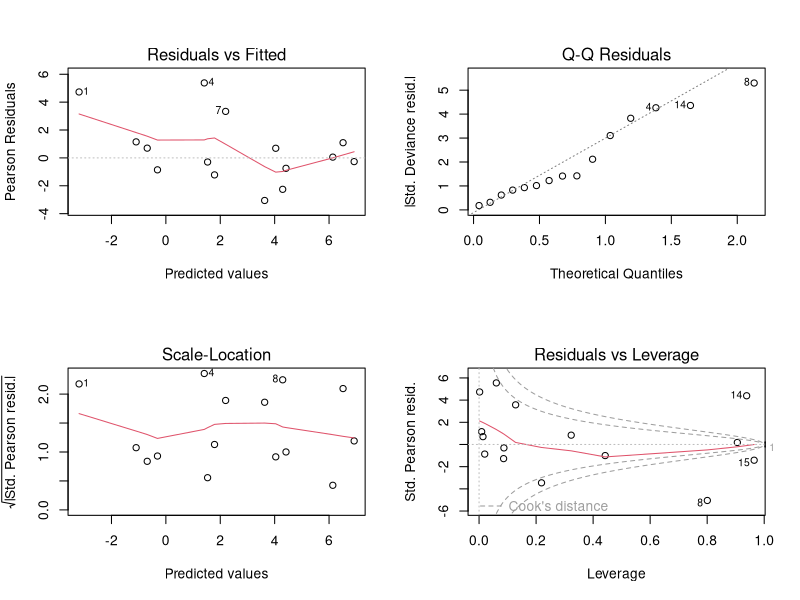

Generate this figure with R:
### data
data_m<-c(1, 1, 1, 15, 0, 3, 19, 54, 
          4, 19, 62, 464, 76, 703, 1006)
LA<- c(rep(1,8),rep(0,7))
NGO<- c(rep(1,4),rep(0,4),rep(1,4),rep(0,3))
PF<-c(rep(c(1,0,1,0),3),c(1,0,1))
GO<-c(rep(c(1,1,0,0),3),c(1,1,0))

check<-cbind(data_m,LA,NGO,PF,GO)
check<-as.data.frame(check)

combine_variable<-cbind(LA,NGO,PF,GO)

model1<-glm(data_m~LA+NGO+PF+GO,family=poisson)
summary(model1)

par(mfrow=c(2,2))
plot(model1)

#install.packages("psych")
library(psych)

### Compute the 1 pair of variables

  
  one<-which(check$LA==0&check$NGO==0)
  two<-which(check$LA==1&check$NGO==0)
  three<-which(check$LA==0&check$NGO==1)
  four<-which(check$LA==1&check$NGO==1)
  
  pair<-matrix(c(sum(check$data_m[one]), sum(check$data_m[two]), 
                 sum(check$data_m[three]), sum(check$data_m[four])), nrow=2)
  
  tetrachoric(pair)
  
  

model2 <- glm(data_m~LA+NGO+PF+GO+(LA+NGO+PF+GO)^2, family=poisson(link="log"))

summary(model2)

